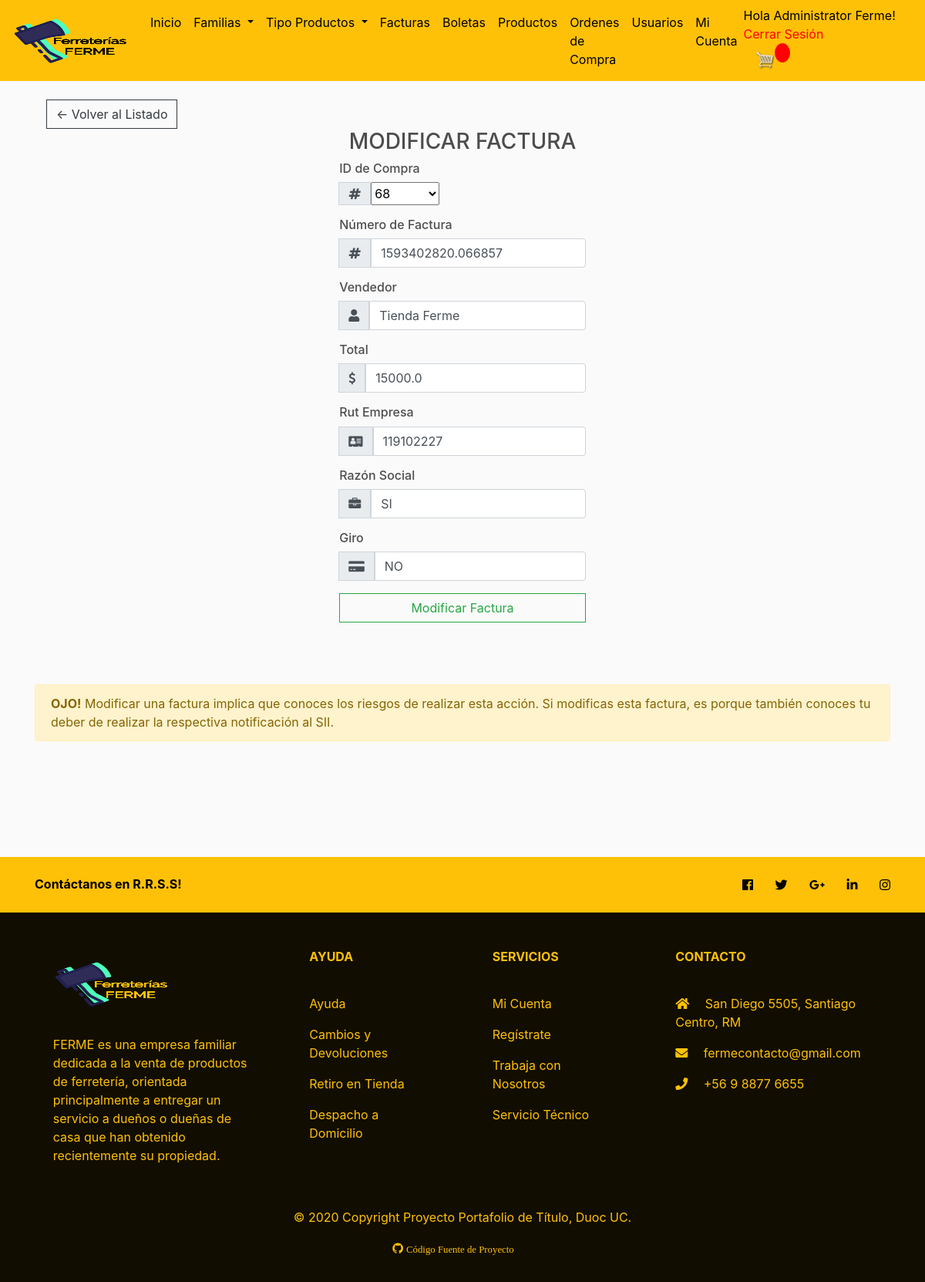
Page /edit_receipt/1/ (signed in) on the committed database.
### store/models.py (models this page shows, shortened)
class Profile(models.Model):
    user = models.OneToOneField(User, on_delete=models.CASCADE, null=True, blank=True)
    name = models.CharField(max_length=200, null=True)
    last_name = models.CharField(max_length=200, null=True)
    phone_number = models.CharField(max_length=200, null=True)
    email = models.CharField(max_length=200, null=True)
    tipo = models.CharField(default='Cliente', max_length=50, choices=TIPO_USUARIO)

class Factura(models.Model):
    order = models.ForeignKey(Order, on_delete=models.SET_NULL, null=True)
    n_factura = models.CharField(max_length=200, null=False)
    vendedor = models.CharField(default="Tienda Ferme", max_length=200, null=False)
    total = models.CharField(max_length=200, null=False)
    rut = models.CharField(max_length=200, null=False)
    razon = models.CharField(max_length=200, null=False)
    giro = models.CharField(max_length=200, null=False)

### store/views.py (the view, shortened to what this page needs)
# urls.py: path('edit_receipt/<pk>/', views.edit_receipt, name='edit_receipt'),
@login_required
def edit_receipt(request, pk):
    receipt = Factura.objects.get(pk=pk)
    data = {
        'form': FacturaForm(instance=receipt),
    }
    return render(request,'store/edit_receipt.html', data)

### store/forms.py
class FacturaForm(ModelForm):
    class Meta:
        model = Factura
        fields = ['order', 'n_factura', 'vendedor', 'total', 'rut', 'razon', 'giro']

### store/models.py (called while the page is built)
    @property
    def is_admin(self):
        admin = False
        tipo = self.profile.tipo
        if (tipo == 'Administrator'):
            admin = True
        else:
            admin = False
        return admin

    def __str__(self):
        return str(self.id)

### store/templates/store/edit_receipt.html (shortened to what this page needs)
{% extends 'store/main.html' %}
{% load static %}
{% block content %}
<body>
    <div class="container h-100">
        <a  class="btn btn-outline-dark" href="{% url 'adm-factura' %}">&#x2190; Volver al Listado</a>
        <div class="d-flex justify-content-center h-100">
            <div class="user_card">
                <div class="d-flex justify-content-center">
                    <h3><class class="form-tittle">MODIFICAR FACTURA</class></h3>
                </div>
                <form method="POST" action="" enctype="multipart/form-data">
                    <h6>ID de Compra</h6>
                    <div class="input-group mb-3">
                        <div class="input-group-append">
                            <span class="input-group-text"><i class="fa fa-hashtag"></i></span>
                        </div>
                        {{ form.order }}
                    </div>
                    <h6>Número de Factura</h6>
                    <div class="input-group mb-3">
                        <div class="input-group-append">
                            <span class="input-group-text"><i class="fa fa-hashtag"></i></span>
                        </div>
                        {{ form.n_factura }}
                    </div>
                    <h6>Vendedor</h6>
                    <div class="input-group mb-3">
                        <div class="input-group-append">
                            <span class="input-group-text"><i class="fas fa-user"></i></span>
                        </div>
                        {{ form.vendedor }}
                    </div>
                    <h6>Total</h6>
                    <div class="input-group mb-3">
                        <div class="input-group-append">
                            <span class="input-group-text"><i class="fa fa-usd"></i></span>
                        </div>
                        {{ form.total }}
                    </div>
                    <h6>Rut Empresa</h6>
                    <div class="input-group mb-3">
                        <div class="input-group-append">
                            <span class="input-group-text"><i class="fa fa-address-card"></i></span>
                        </div>
                        {{ form.rut }}
                    </div>
                    <h6>Razón Social</h6>
                    <div class="input-group mb-3">
                        <div class="input-group-append">
                            <span class="input-group-text"><i class="fa fa-briefcase"></i></span>
                        </div>
                        {{ form.razon }}
                    </div>
                    <h6>Giro</h6>
                    <div class="input-group mb-3">
                        <div class="input-group-append">
                            <span class="input-group-text"><i class="fa fa-credit-card-alt"></i></span>
                        </div>
                        {{ form.giro }}
                    </div>
                    <div class="d-flex justify-content-center mt-3 login_container">
                        <input class="btn btn-outline-success" type="submit" value="Modificar Factura">
                   </div>
                </form>
            </div>
        </div>
    </div>
    <div class="alert alert-warning" role="alert" style="margin-top: 10vh;">
        <strong>OJO!</strong> Modificar una factura implica que conoces los riesgos de realizar esta acción. Si modificas esta factura, es porque también conoces tu deber de realizar la respectiva notificación al SII.
    </div>
</body>
{% endblock content %}

### store/templates/store/main.html (shortened to what this page needs)
<!DOCTYPE html>
{% load static %}
<html>
<head>
	<link rel="stylesheet" href="https://stackpath.bootstrapcdn.com/bootstrap/4.4.1/css/bootstrap.min.css">
	<link rel="stylesheet" type="text/css" href="{% static 'css/main.css' %}">
	<link rel="stylesheet" href="https://use.fontawesome.com/releases/v5.6.1/css/all.css">
	<link rel="stylesheet" href="https://cdnjs.cloudflare.com/ajax/libs/font-awesome/4.7.0/css/font-awesome.min.css" >
</head>
<body>
	<nav class="navbar navbar-expand-lg navbar-dark bg-dark">
	  <a class="navbar-brand" href="{% url 'store' %}"><img src="{% static 'img/logo-ferme-b.png' %}" id="logo"/></a>
		<div class="collapse navbar-collapse" id="navbarSupportedContent">
	    	<ul class="navbar-nav mr-auto">
	      		<li class="nav-item active">
	        		<a class="nav-link"  style="color: black;" href="{% url 'store' %}">Inicio <span class="sr-only">(current)</span></a>
		  		</li>
		  		<li class=" nav-item active dropdown">
			        <a class="nav-link dropdown-toggle" data-toggle="dropdown" style="color: black;" href="#">Familias
			        </a>
			      </li>
			      <li class=" nav-item active dropdown">
			        <a class="nav-link dropdown-toggle" data-toggle="dropdown" style="color: black;" href="#">Tipo Productos
			        </a>
			      </li>
		  		<li class="nav-item active" id="adm-facturation">
	        		<a class="nav-link"  style="color: black;" href="{% url 'adm-factura' %}">Facturas</a>
		  		</li>
		  		<li class="nav-item active" id="adm-bill">
	        		<a class="nav-link"  style="color: black;" href="{% url 'adm-boleta' %}">Boletas</a>
		  		</li>
		  		<li class="nav-item active" id="adm-product">
	        		<a class="nav-link"  style="color: black;" href="{% url 'adm-producto' %}">Productos</a>
		  		</li>
		  		<li class="nav-item active" id="adm-order">
	        		<a class="nav-link"  style="color: black;" href="{% url 'adm-ordencompra' %}">Ordenes de Compra</a>
				  </li>
					<li class="nav-item active" id="adm-users">
	        		<a class="nav-link"  style="color: black;" href="{% url 'listado_usuarios' %}">Usuarios</a>
	        	  </li>
	        	  {% if user.is_authenticated %}
	        	  	<li class="nav-item active" id="cuenta">
						<a class="nav-link"  style="color: black;" href="{% url 'edit' user.id %}">Mi Cuenta</a>
					</li>
				   {% endif %}
			</ul>
		</div>
	    <div class="form-inline my-2 my-lg-0">
			{% if user.is_authenticated  %}
			<div style="padding-right: 10px; color: black;">Hola {{ user.profile.tipo }} {{ user.profile.name }}!
			<br><a href="{% url 'logout' %}" style="color: red;">Cerrar Sesión</a></div>
			{% else %}
  			<div style="padding-right: 10px; color: black;">No estás registrado
			<br><a href="{% url 'login' %}" style="color: green;">Iniciar Sesión</a></div>
			{% endif %}
	     	<a href="{% url 'cart' %}">
	    		<img  id="cart-icon" src="{% static 'img/cart.png' %}">
	    	</a>
	    	<p id="cart-total">{{cartItems}}</p>
	    </div>
	</nav>
    <div class="container">
            <br>
            {% block content %}
            {% endblock content %}
    </div>
<footer class="page-footer font-small unique-color-dark" style="background-color: #110d01">
  <div style="background-color: #FFC107;">
    <div class="container">
      <div class="row py-4 d-flex align-items-center">
        <div class="col-md-6 col-lg-5 text-center text-md-left mb-4 mb-md-0">
          <h6 class="mb-0" style="color: black;"><strong>Contáctanos en R.R.S.S!</strong></h6>
        </div>
        <div class="col-md-6 col-lg-7 text-center text-md-right" style="color: black;">
          <a class="fb-ic">
            <i class="fab fa-facebook-f white-text mr-4"> </i>
          </a>
          <a class="tw-ic">
            <i class="fab fa-twitter white-text mr-4"> </i>
          </a>
          <a class="gplus-ic">
            <i class="fab fa-google-plus-g white-text mr-4"> </i>
          </a>
          <a class="li-ic">
            <i class="fab fa-linkedin-in white-text mr-4"> </i>
          </a>
          <a class="ins-ic">
            <i class="fab fa-instagram white-text"> </i>
          </a>
        </div>
      </div>
    </div>
  </div>
  <div class="container text-center text-md-left mt-5">
    <div class="row mt-3">
      <div class="col-md-3 col-lg-4 col-xl-3 mx-auto mb-4">
        <div >
        <a class="navbar-brand" href="{% url 'store' %}"><img src="{% static 'img/logo-ferme-y.png' %}" id="logo"/></a></div>
        <hr class="deep-purple accent-2 mb-4 mt-0 d-inline-block mx-auto" style="width: 60px;" >
        <p style="text-align: left;">FERME es una empresa familiar dedicada a la venta de productos de ferretería, orientada principalmente a entregar un servicio a dueños o dueñas de casa que han obtenido recientemente su propiedad. </p>
      </div>
      <div class="col-md-2 col-lg-2 col-xl-2 mx-auto mb-4">
        <h6 class="text-uppercase font-weight-bold">Ayuda</h6>
        <hr class="deep-purple accent-2 mb-4 mt-0 d-inline-block mx-auto" style="width: 60px;">
        <p>
          Ayuda
        </p>
        <p>
          Cambios y Devoluciones
        </p>
        <p>
          Retiro en Tienda
        </p>
        <p>
          Despacho a Domicilio
        </p>
      </div>
      <div class="col-md-3 col-lg-2 col-xl-2 mx-auto mb-4">
        <h6 class="text-uppercase font-weight-bold">Servicios</h6>
        <hr class="deep-purple accent-2 mb-4 mt-0 d-inline-block mx-auto" style="width: 60px;">
        {% if request.user.is_authenticated %}
        <p>
          <a href="{% url 'edit' user.id %}">Mi Cuenta</a>
        </p>
        {% endif %}
        <p>
          <a href="{% url 'register' %}">Regístrate</a>
        </p>
        <p>
          Trabaja con Nosotros
        </p>
        <p>
          Servicio Técnico
        </p>
      </div>
      <div class="col-md-4 col-lg-3 col-xl-3 mx-auto mb-md-0 mb-4">
        <h6 class="text-uppercase font-weight-bold">Contacto</h6>
        <hr class="deep-purple accent-2 mb-4 mt-0 d-inline-block mx-auto" style="width: 60px;">
        <p>
          <i class="fas fa-home mr-3"></i> San Diego 5505, Santiago Centro, RM</p>
        <p>
          <i class="fas fa-envelope mr-3"></i> fermecontacto@gmail.com</p>
        <p>
          <i class="fas fa-phone mr-3"></i> +56 9 8877 6655</p>
      </div>
    </div>
  </div>
  <div class="footer-copyright text-center py-3" style="color: #FFC107;">
  	<p>© 2020 Copyright Proyecto Portafolio de Título, Duoc UC.</p>
  	<p>
	  	<a class="ins-ic" href="https://github.com/southernegro/ferme-multiuser" target="_blank">
		    <i class="fa fa-github text-center mr-4" style="color: #FFC107;" >
		    	<small>Código Fuente de Proyecto</small>
		    </i>
	  	</a>
	</p>
  </div>
</footer>
</body>
</html>

### static/css/main.css (style rules this page uses)
#logo { display: inline-block; vertical-align: top; width: 150px; height: 60px; margin-right: 5px; }
body { background-color: hsl(0, 0%, 98%); }
h1,h2,h3,h4,h5,h6 { color:hsl(0, 0%, 30%); }
.bg-dark { background-color: #FFC107!important; }
#cart-icon { width:25px; display: inline-block; margin-left: 15px; }
#cart-total { display: block; text-align: center; color:#fff; background-color: red; width: 20px; height: 25px; border-radius: 50%; font-size: 14px; }
.col-lg-4, .col-lg-6, .col-lg-8, .col-lg-12 { margin-top: 10px; }
.btn { border-radius: 0; }
footer { margin-top: 150px; }
footer p { color: #FFC107; }
footer h6 { color: #FFC107; }
footer a { color: #FFC107; }

### rows in the picture
Factura: order "68", n_factura "1593402820.066857", vendedor "Tienda Ferme", total "15000.0", rut "119102227", razon "SI", giro "NO"

### other values in the picture
{{ user.profile.tipo }} "Administrator"
{{ user.profile.name }} "Ferme"
